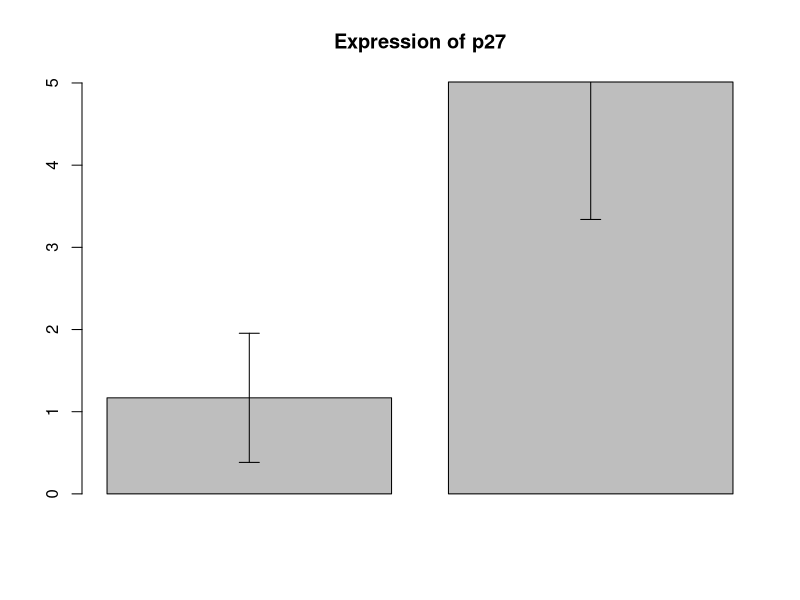

Source code (R):
getwd()
setwd ("C:\\Users\\leh\\Documents\\GeneExpressionAnalysisInR")
d = read.csv("P27Expression.csv")

d

dCt_treated = d$treated_p27 - d$treated_GAPDH
dCt_treated
dCt_untreated = d$untreated_p27 - d$untreated_GAPDH
dCt_untreated

mean_dCt_untreated = mean(dCt_untreated)
mean_dCt_untreated

ddCt_treated = dCt_treated - mean_dCt_untreated
ddCt_treated
ddCt_untreated = dCt_untreated - mean_dCt_untreated
ddCt_treated

treated_p27_expression = 2**-ddCt_treated
treated_p27_expression
untreated_p27_expression = 2**-ddCt_untreated
untreated_p27_expression

t.test(treated_p27_expression, untreated_p27_expression)

img_obj = barplot( c(mean(untreated_p27_expression),
                     mean(treated_p27_expression)),
                   name.arg = c("Cnt", "Trt"),
                   main = "Expression of p27")

error.bar = function(x, y, upper, lower=upper, length=0.1,...) { 
  if(length(x) != length(y) | length(y) !=length(lower) | length(lower) != length(upper)) stop("vectors must be same length")     
  arrows(x,y+upper, x, y-lower, angle=90, code=3, length=length, ...)}

error.bar(img_obj,
          c(mean(untreated_p27_expression), mean(treated_p27_expression)),
          c(sd(untreated_p27_expression), sd(treated_p27_expression)))
